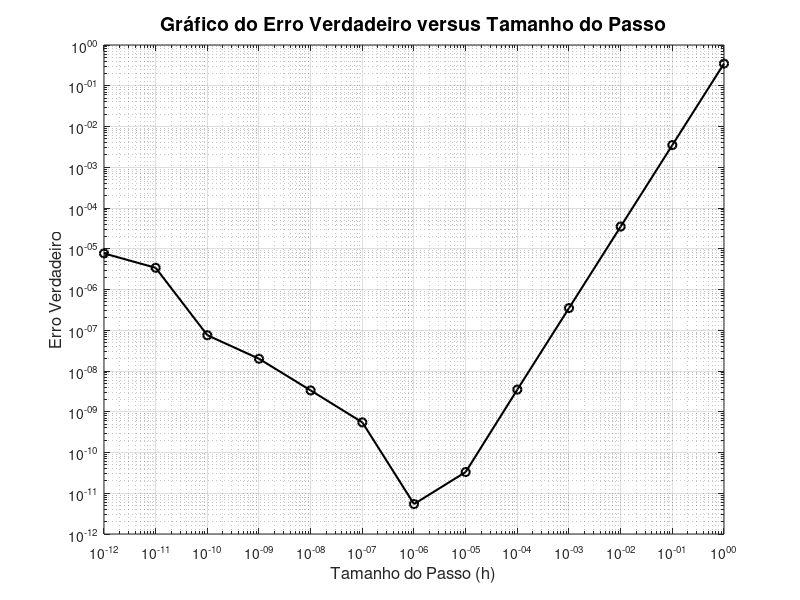

Write the MATLAB code that produced this figure. (Note: this script raises an error after producing the figure.)
f = @(x) -0.1*x.^4 - 0.15*x.^3 - 0.5*x.^2 - 0.25*x + 1.2;
fD = @(x) -0.4*x.^3 - 0.45*x.^2 - 1.0*x - 0.25;

xi = 0.5;

h = 1;

n = 13;

h_valores = 10 .^ linspace(0, -12, n);

dFFinitaCentrada = zeros(size(h_valores));
erroVerdadeiro = zeros(size(h_valores));

for i = 1:length(h_valores)
    h = h_valores(i);
    dFFinitaCentrada(i) = (f(xi + h) - f(xi - h)) / (2*h);
    erroVerdadeiro(i) = abs(fD(xi) - dFFinitaCentrada(i));
end

disp('  Tamanho do Passo  |  Diferença Finita  |  Erro Verdadeiro  ');
disp('----------------------------------------------------');
for i = 1:length(h_valores)
    fprintf('%e | %e | %e\n', h_valores(i), dFFinitaCentrada(i), erroVerdadeiro(i));
end

figure;
loglog(h_valores, erroVerdadeiro, '-ok', 'MarkerSize', 6, 'LineWidth', 1.5);
xlabel('Tamanho do Passo (h)', 'FontSize', 12);
ylabel('Erro Verdadeiro', 'FontSize', 12);
title('Gráfico do Erro Verdadeiro versus Tamanho do Passo', 'FontSize', 14);
grid on;
set(gca, 'Color', 'w');
set(gcf, 'Color', 'w');

ax = gca;
ax.XAxis.Exponent = 0;
ax.YAxis.Exponent = 0;

